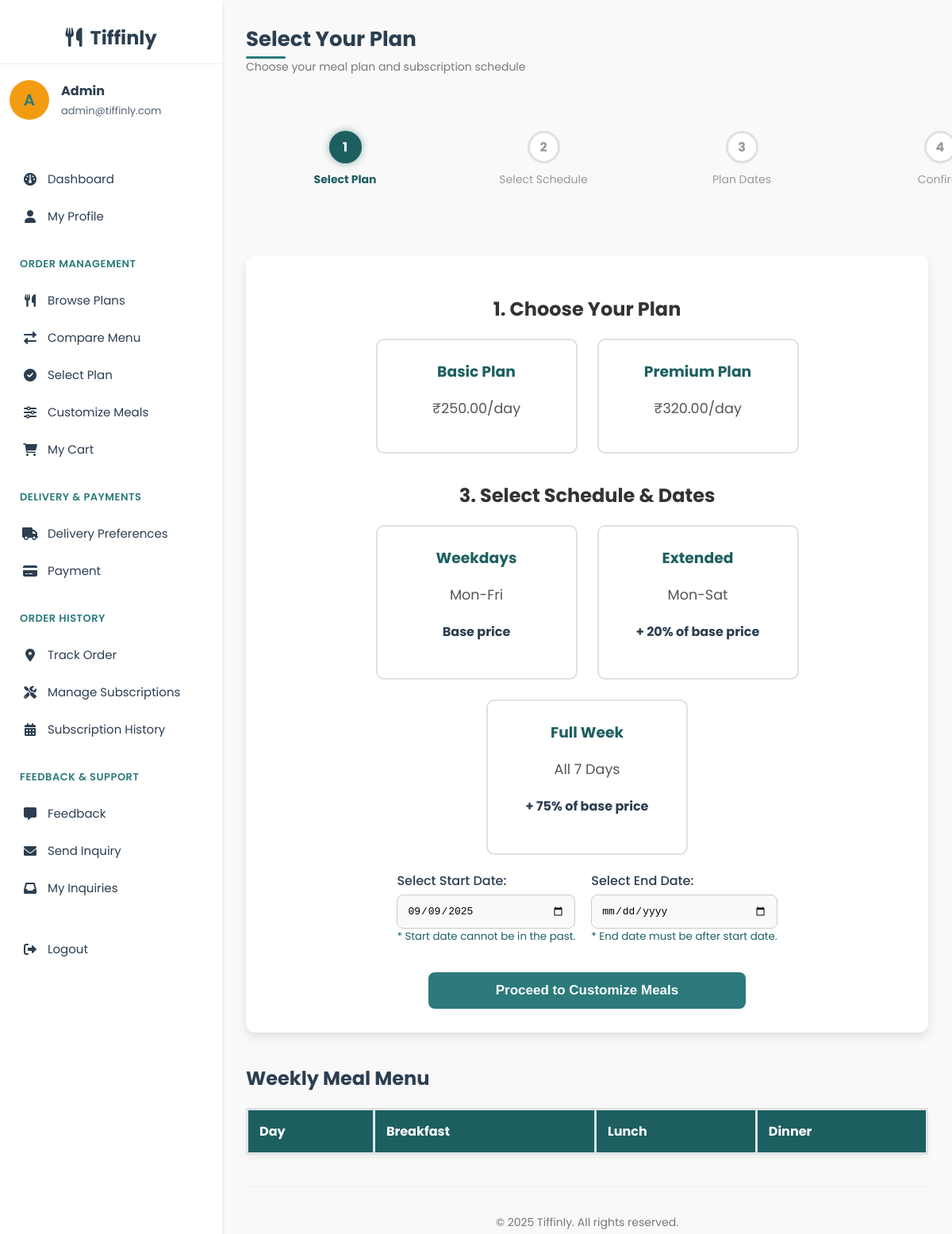
The app's page /user/select_plan.php (signed in) with its own data.
### tables this page shows
CREATE TABLE `users` (
  `user_id` int(11) NOT NULL,
  `name` varchar(100) NOT NULL,
  `email` varchar(100) NOT NULL,
  `password` varchar(255) NOT NULL,
  `phone` varchar(15) DEFAULT NULL,
  `role` enum('user','admin','delivery') DEFAULT 'user',
  `created_at` timestamp NOT NULL DEFAULT current_timestamp(),
  `security_question` varchar(255) NOT NULL,
  `security_answer` varchar(255) NOT NULL
);

CREATE TABLE `meal_plans` (
  `plan_id` int(11) NOT NULL,
  `plan_name` varchar(50) NOT NULL,
  `description` text DEFAULT NULL,
  `plan_type` enum('basic','premium') NOT NULL,
  `is_active` tinyint(1) DEFAULT 1,
  `base_price` decimal(8,2) NOT NULL
);

### user/select_plan.php (the view, shortened to what this page needs)
<?php
include('../config/db_connect.php');
$user_id = $_SESSION['user_id'];
$has_active_subscription = false;
$edit_subscription_id = null;
$user_query = $conn->prepare("SELECT name, email FROM users WHERE user_id = ?");
$user_query->bind_param("i", $user_id);
$user_query->execute();
$user_result = $user_query->get_result();
$user = $user_result->fetch_assoc();
$edit_plan_selection = null;
$plans_query = $conn->query("SELECT * FROM meal_plans WHERE is_active = 1");
$meal_plans = [];
while ($row = $plans_query->fetch_assoc()) {
    $meal_plans[strtolower($row['plan_type'])] = $row;
}
?>
<!DOCTYPE html>
<html lang="en">
<head>
    <link rel="stylesheet" href="https://cdnjs.cloudflare.com/ajax/libs/font-awesome/6.0.0-beta3/css/all.min.css">
    <link rel="stylesheet" href="user_css/user_dashboard_style.css">
    <link rel="stylesheet" href="user_css/button_styles.css">
</head>
<body>
    <div class="dashboard-container">
        <div class="sidebar">
            <div class="sidebar-header">
                <i class="fas fa-utensils"></i>&nbsp Tiffinly
            </div>
            <div class="user-profile">
                <div class="user-avatar"><?php echo strtoupper(substr($user['name'], 0, 1)); ?></div>
                <div class="user-info">
                    <h4><?php echo htmlspecialchars($user['name']); ?></h4>
                    <p><?php echo htmlspecialchars($user['email']); ?></p>
                </div>
            </div>
            <div class="sidebar-menu">
                <a href="user_dashboard.php" class="menu-item">
                    <i class="fas fa-dashboard"></i> Dashboard
                </a>
                <a href="profile.php" class="menu-item">
                    <i class="fas fa-user"></i> My Profile
                </a>
                <div class="menu-category">Order Management</div>
                <a href="browse_plans.php" class="menu-item">
                    <i class="fas fa-utensils"></i> Browse Plans
                </a>
                <a href="compare_plans.php" class="menu-item">
                    <i class="fas fa-exchange-alt"></i> Compare Menu
                </a>
                <a href="select_plan.php" class="menu-item <?php if ($_SERVER['PHP_SELF'] == '/tiffinlycompletedpages/user/select_plan.php') echo 'active'; ?>"><i class="fas fa-check-circle"></i> Select Plan</a>
                <a href="customize_meals.php" class="menu-item <?php if ($_SERVER['PHP_SELF'] == '/tiffinlycompletedpages/user/customize_meals.php') echo 'active'; ?>"><i class="fas fa-sliders-h"></i> Customize Meals</a>
                <a href="cart.php" class="menu-item">
                    <i class="fas fa-shopping-cart"></i> My Cart
                </a>
                <div class="menu-category">Delivery & Payments</div>
                <a href="delivery_preferences.php" class="menu-item">
                    <i class="fas fa-truck"></i> Delivery Preferences
                </a>
                <a href="payment.php" class="menu-item">
                    <i class="fas fa-credit-card"></i> Payment
                </a>
                <div class="menu-category">Order History</div>
                <a href="track_order.php" class="menu-item">
                    <i class="fas fa-map-marker-alt"></i> Track Order
                </a>
                <a href="manage_subscriptions.php" class="menu-item">
                    <i class="fas fa-tools"></i> Manage Subscriptions
                </a>
                <a href="subscription_history.php" class="menu-item">
                    <i class="fas fa-calendar-alt"></i> Subscription History
                </a>
                <div class="menu-category">Feedback & Support</div>
                <a href="feedback.php" class="menu-item">
                    <i class="fas fa-comment-alt"></i> Feedback
                </a>
                <a href="support.php" class="menu-item">
                    <i class="fas fa-envelope"></i> Send Inquiry
                </a>
                <a href="my_inquiries.php" class="menu-item">
                    <i class="fas fa-inbox"></i> My Inquiries
                </a>
                <div style="margin-top: 30px;">
                    <a href="logout.php" class="menu-item">
                        <i class="fas fa-sign-out-alt"></i> Logout
                    </a>
                </div>
            </div>
        </div>
        <div class="main-content">
            <div class="header">
                <div class="welcome-message">
                    <h1>Select Your Plan</h1>
                    <p class="subtitle">Choose your meal plan and subscription schedule</p>
                    <div class="progress-bar">
                        <div class="progress-step active">
                            <div class="step-number">1</div>
                            <div class="step-label">Select Plan</div>
                        </div>
                        <div class="progress-step">
                            <div class="step-number">2</div>
                            <div class="step-label">Select Schedule</div>
                        </div>
                        <div class="progress-step">
                            <div class="step-number">3</div>
                            <div class="step-label">Plan Dates</div>
                        </div>
                        <div class="progress-step">
                            <div class="step-number">4</div>
                            <div class="step-label">Confirm</div>
                        </div>
                    </div>
                </div>
            </div>
            <?php if ($has_active_subscription && !$edit_subscription_id): ?>
                <div class="plan-selection-form" style="text-align: center;">
                    <h2 style="color: #1D5F60;">Active Subscription Found</h2>
                    <p style="font-size: 1.1em; color: #555; max-width: 600px; margin: 20px auto;">
                        You already have an active subscription. You cannot select a new plan until your current one is canceled.
                    </p>
                    <a href="manage_subscriptions.php" class="submit-btn" style="text-decoration: none; display: inline-block; width: auto; padding: 13px 30px; margin-top: 20px;">Manage Subscription</a>
                </div>
            <?php else: ?>
                <form class="plan-selection-form" method="POST" action="select_plan.php">
                    <div class="form-section">
                        <h2>1. Choose Your Plan</h2>
                        <div class="options-grid">
                            <label class="option-label">
                                <div class="option-card">
                                    <h3>Basic Plan</h3>
                                    <p>₹<?php echo isset($meal_plans['basic']) ? number_format($meal_plans['basic']['base_price'], 2) : 'N/A'; ?>/day</p>
                                </div>
                            </label>
                            <label class="option-label">
                                <div class="option-card">
                                    <h3>Premium Plan</h3>
                                    <p>₹<?php echo isset($meal_plans['premium']) ? number_format($meal_plans['premium']['base_price'], 2) : 'N/A'; ?>/day</p>
                                </div>
                            </label>
                        </div>
                    </div>
                    <div class="form-section">
                        <h2>3. Select Schedule & Dates</h2>
                        <div class="options-grid">
                            <label class="option-label">
                                <div class="option-card"><h3>Weekdays</h3><p>Mon-Fri</p><h4>Base price</h4></div>
                            </label>
                            <label class="option-label">
                                <div class="option-card"><h3>Extended</h3><p>Mon-Sat</p><h4>+ 20% of base price</h4></div>
                            </label>
                            <label class="option-label">
                                <div class="option-card"><h3>Full Week</h3><p>All 7 Days</p><h4>+ 75% of base price</h4></div>
                            </label>
                        </div>
                        <div class="date-selection">
                            <div>
                                <label for="start_date">Select Start Date:</label>
                                <input type="date" id="start_date" name="start_date" required
                                    <?php
                                    if (isset($edit_plan_selection) && !empty($edit_plan_selection['start_date'])) {
                                        echo 'value="' . $edit_plan_selection['start_date'] . '"';
                                    }
                                    ?>>
                                <small style="color:#1D5F60;">* Start date cannot be in the past.</small>
                            </div>
                            <div>
                                <label for="end_date">Select End Date:</label>
                                <input type="date" id="end_date" name="end_date" required
                                    ?>>
                                <small style="color:#1D5F60;">* End date must be after start date.</small>
                            </div>
                        </div>
                    </div>
                    <button type="submit" name="customize_plan" class="submit-btn">
                        <?php echo $edit_subscription_id ? 'Save Changes & Proceed' : 'Proceed to Customize Meals'; ?>
                    </button>
                </form>
                <div class="meal-plan-display">
                    <h2>Weekly Meal Menu</h2>
                    <table class="meal-plan-table" id="meal-plan-table">
                        <thead>
                            <tr>
                                <th>Day</th>
                                <th>Breakfast</th>
                                <th>Lunch</th>
                                <th>Dinner</th>
                            </tr>
                        </thead>
                    </table>
                </div>
            <?php endif; ?>
            <footer style="
                text-align: center;
                padding: 20px;
                margin-top: 40px;
                color: #777;
                font-size: 14px;
                border-top: 1px solid #eee;
                animation: fadeIn 0.8s ease-out;
            ">
                <p>&copy; 2025 Tiffinly. All rights reserved.</p>
            </footer>
        </div>
    </div>
</body>
</html>

### user/user_css/user_dashboard_style.css (style rules this page uses)
:root { --primary-color: #2C7A7B; --secondary-color: #F39C12; --accent-color: #F1C40F; --dark-color: #2C3E50; --light-color: #F9F9F9; --success-color: #27AE60; --rating-color: #FF9529; --shadow-sm: 0 1px 3px rgba(0,0,0,0.12); --shadow-md: 0 4px 6px rgba(0,0,0,0.1); --shadow-lg: 0 10px 25px rgba(0,0,0,0.1); --transition-fast: all 0.2s ease; --transition-medium: all 0.3s ease; --transition-slow: all 0.5s ease; }
body { font-family: 'Poppins', sans-serif; margin: 0; padding: 0; background-color: var(--light-color); color: var(--dark-color); overflow-x: hidden; }
.dashboard-container { display: grid; grid-template-columns: 280px 1fr; min-height: 100vh; height: 100vh; overflow: hidden; }
.sidebar { background-color: white; box-shadow: var(--shadow-md); padding: 30px 0; position: sticky; top: 0; z-index: 10; animation: slideInLeft 0.6s ease-out; height: 100vh; overflow-y: auto; }
.main-content { padding: 35px; background-color: var(--light-color); animation: fadeIn 0.8s ease-out; height: 100vh; overflow-y: auto; }
.sidebar-header { font-family: 'Poppins', sans-serif; font-weight: 700; font-size: 24px; padding: 0 25px 15px; border-bottom: 1px solid #f0f0f0; text-align: center; animation: fadeIn 0.8s ease-out; }
.user-profile { display: flex; align-items: center; padding: 0 12px 20px; border-bottom: 1px solid rgba(255,255,255,0.1); margin-top:20px; margin-bottom: 5px; }
.user-avatar { width: 50px; height: 50px; border-radius: 50%; background-color: #F39C12; display: flex; align-items: center; justify-content: center; margin-right: 15px; font-size: 20px; font-weight: 600; color: var(--primary-color); }
.user-info h4 { margin: 0; font-size: 16px; }
.user-info p { margin: 3px 0 0; font-size: 13px; opacity: 0.8; }
.sidebar-menu { padding: 25px 0; }
.menu-category { color: var(--primary-color); font-size: 13px; font-weight: 600; text-transform: uppercase; letter-spacing: 0.5px; padding: 12px 25px; margin-top: 15px; animation: fadeIn 0.6s ease-out; }
.menu-item { padding: 12px 25px; display: flex; align-items: center; color: var(--dark-color); text-decoration: none; transition: var(--transition-medium); font-size: 15px; border-left: 3px solid transparent; position: relative; overflow: hidden; }
.menu-item:before { content: ''; position: absolute; top: 0; left: -100%; width: 100%; height: 100%; background: linear-gradient(90deg, transparent, rgba(44, 122, 123, 0.1), transparent); transition: var(--transition-medium); }
.menu-item i { margin-right: 12px; font-size: 16px; width: 20px; text-align: center; transition: var(--transition-fast); }
.header { display: flex; justify-content: space-between; align-items: center; margin-bottom: 35px; animation: slideInRight 0.6s ease-out; }
.welcome-message h1 { font-size: 26px; margin: 0; color: var(--dark-color); position: relative; display: inline-block; }
.welcome-message h1:after { content: ''; position: absolute; bottom: -5px; left: 0; width: 50px; height: 3px; background-color: var(--primary-color); border-radius: 3px; transition: var(--transition-medium); }
.welcome-message p { margin: 5px 0 0; color: #777; font-size: 14px; transition: var(--transition-medium); }
.main-content { padding: 30px; }

### records on screen
users: name "A", name "Admin", email "admin@tiffinly.com"
meal_plans: base_price "250.00"
meal_plans: base_price "320.00"
